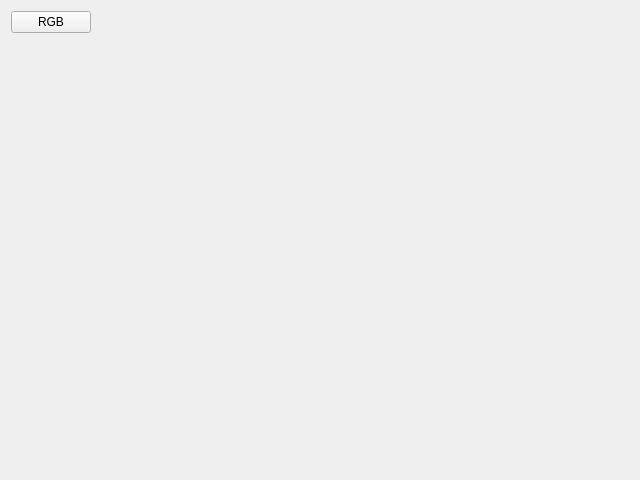
<?xml version="1.0" encoding="UTF-8"?>
<ui version="4.0">
 <class>Widget</class>
 <widget class="QWidget" name="Widget">
  <property name="geometry">
   <rect>
    <x>0</x>
    <y>0</y>
    <width>640</width>
    <height>480</height>
   </rect>
  </property>
  <property name="windowTitle">
   <string>Widget</string>
  </property>
  <layout class="QVBoxLayout" name="verticalLayout_2">
   <item>
    <layout class="QVBoxLayout" name="verticalLayout">
     <item>
      <layout class="QHBoxLayout" name="horizontalLayout">
       <item>
        <widget class="QPushButton" name="btnRGB">
         <property name="text">
          <string>RGB</string>
         </property>
        </widget>
       </item>
       <item>
        <spacer name="horizontalSpacer">
         <property name="orientation">
          <enum>Qt::Horizontal</enum>
         </property>
         <property name="sizeHint" stdset="0">
          <size>
           <width>40</width>
           <height>20</height>
          </size>
         </property>
        </spacer>
       </item>
      </layout>
     </item>
     <item>
      <spacer name="verticalSpacer">
       <property name="orientation">
        <enum>Qt::Vertical</enum>
       </property>
       <property name="sizeHint" stdset="0">
        <size>
         <width>20</width>
         <height>40</height>
        </size>
       </property>
      </spacer>
     </item>
    </layout>
   </item>
  </layout>
 </widget>
 <layoutdefault spacing="6" margin="11"/>
 <resources/>
 <connections/>
</ui>
